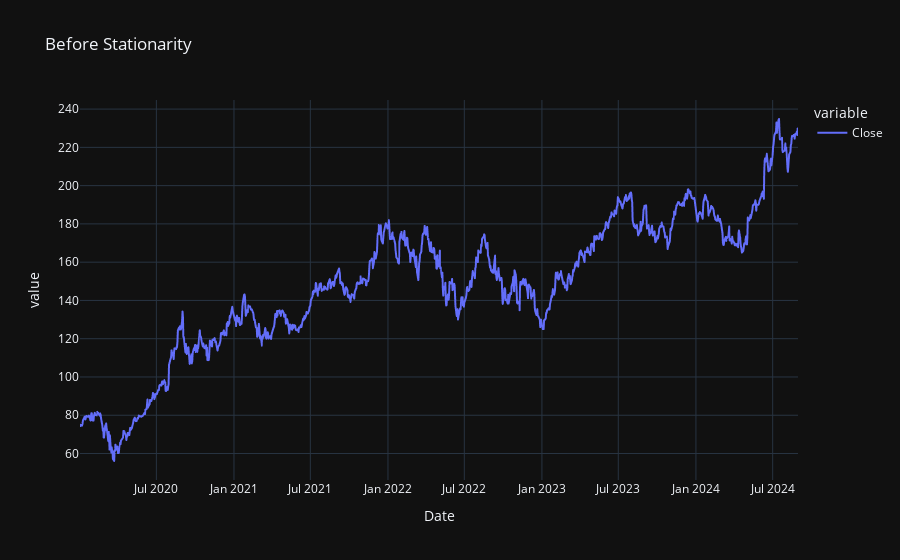

Write notebook code for a chart like this one.
### Code cell
fig=px.line(stock['Close'],
          #markers=True,
          template='plotly_dark',
           title='Before Stationarity')
fig.show()

### Figure 1 — Plotly figure (JSON) as saved in the notebook; plotly's stock layout.template omitted (floating-point values rounded to 4 significant figures; data arrays with more than 128 entries replaced by an {"elided": "..."} marker saying what was removed)
{"data": [{"hovertemplate": "variable=Close<br>Date=%{x}<br>value=%{y}<extra></extra>", "legendgroup": "Close", "line": {"color": "#636efa", "dash": "solid"}, "marker": {"symbol": "circle"}, "mode": "lines", "name": "Close", "showlegend": true, "type": "scattergl", "x": {"elided": "1174 str values"}, "xaxis": "x", "y": {"elided": "1174 float values"}, "yaxis": "y"}], "layout": {"legend": {"title": {"text": "variable"}, "tracegroupgap": 0}, "title": {"text": "Before Stationarity"}, "xaxis": {"anchor": "y", "domain": [0, 1], "title": {"text": "Date"}}, "yaxis": {"anchor": "x", "domain": [0, 1], "title": {"text": "value"}}}}
